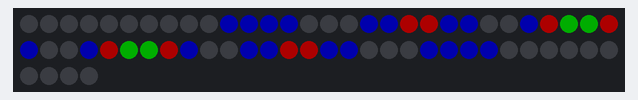
Bench run of a sketch on a simulated Arduino Uno, built with avr-gcc and run on an emulated ATmega328P. Parts: 64 RGB LEDs in strip order, left to right, continuing on the next row. Dim RGB values are drawn brighter than linear.

Above: at 0.1 s.
At 0.51 s:
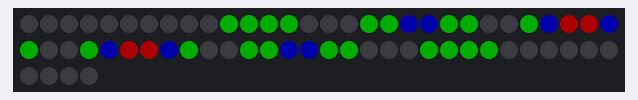

The sketch:

array_11.ino
```cpp
#include <Adafruit_NeoPixel.h>
#include "frames.h"
Adafruit_NeoPixel strip(64, 6);

int colors[5][3] {
  {0, 0, 0},
  {0, 255, 0},
  {255, 0, 0},
  {0, 0, 255},
  {255, 255, 0},
};

int whichFrame = 0;

void setup() {
  // put your setup code here, to run once:
  strip.begin();
  strip.clear();
  strip.setBrightness(50);

}

void loop() {
  // put your main code here, to run repeatedly:
  for (int i = 0; i < strip.numPixels(); i++) {
    int whichColor = animation[whichFrame][i];

    int red = colors[whichColor][0];
    int green = colors[whichColor][1];
    int blue = colors[whichColor][2];

    strip.setPixelColor(i, red, green, blue);
  }
  strip.show();
  whichFrame = (whichFrame + 1) % 4;
  delay(200);
}
```

Source omitted: frames.h (data table, 947 bytes)
